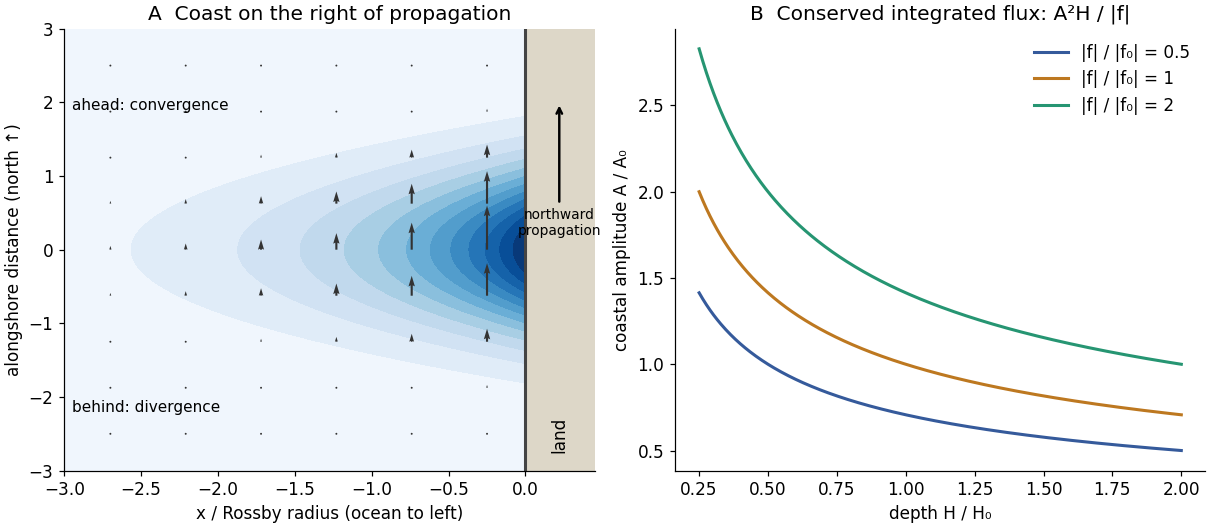

Reproduce this figure in Python.
"""Original coastal Kelvin bulge and conserved-flux amplitude curves."""
from pathlib import Path
import numpy as np
import matplotlib
matplotlib.use('Agg')
import matplotlib.pyplot as plt
plt.rcParams.update({'font.size':11,'axes.spines.top':False,'axes.spines.right':False})
fig,axes=plt.subplots(1,2,figsize=(11,4.8),layout='constrained',facecolor='white')
x=np.linspace(-3,0,220);y=np.linspace(-3,3,260);X,Y=np.meshgrid(x,y);eta=np.exp(X)*np.exp(-Y*Y/(2*.8**2));a=axes[0];a.contourf(X,Y,eta,levels=np.linspace(0,1,14),cmap='Blues');a.axvspan(0,.45,color='#ddd7c8');a.axvline(0,color='#444',lw=2)
xq=np.linspace(-2.7,-.25,6);yq=np.linspace(-2.5,2.5,9);XQ,YQ=np.meshgrid(xq,yq);V=np.exp(XQ)*np.exp(-YQ*YQ/(2*.8**2));a.quiver(XQ,YQ,np.zeros_like(V),V,color='#333',angles='xy',scale_units='xy',scale=1.3,width=.004);a.text(-2.95,1.9,'ahead: convergence',fontsize=10);a.text(-2.95,-2.2,'behind: divergence',fontsize=10);a.annotate('northward\npropagation',xy=(.22,2),xytext=(.22,.2),ha='center',arrowprops={'arrowstyle':'->','lw':1.6},fontsize=9);a.text(.22,-2.7,'land',rotation=90,ha='center');a.set(xlabel='x / Rossby radius (ocean to left)',ylabel='alongshore distance (north ↑)',xlim=(-3,.45),ylim=(-3,3),title='A  Coast on the right of propagation')
h=np.linspace(.25,2,400);a=axes[1]
for f,color in [(.5,'#355a9b'),(1,'#bd7820'),(2,'#269572')]:a.plot(h,np.sqrt(f/h),lw=2,color=color,label=f'|f| / |f₀| = {f:g}')
a.set(xlabel='depth H / H₀',ylabel='coastal amplitude A / A₀',title='B  Conserved integrated flux: A²H / |f|');a.legend(frameon=False)
fig.savefig(Path.cwd()/Path(__file__).with_suffix('.png').name,dpi=110,facecolor='white')
